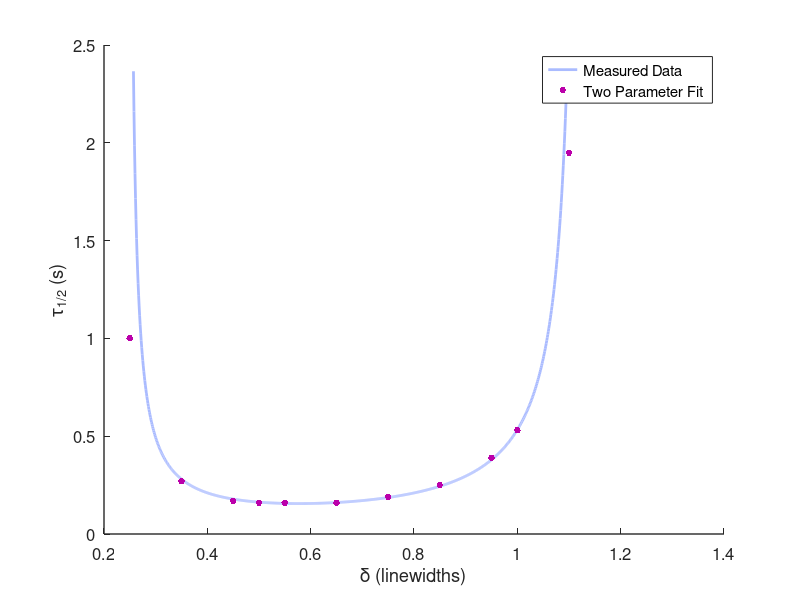

MATLAB code for this plot: (Note: this script raises an error after producing the figure.)
% % calculate something about radiation antidamping (p61 in nic's 2010 nb)
function raddamping()

exportplot = 1;


del = -5:0.001:5;
dPdd = -2.*del./(1+del.^2).^2;

naturalGamma = 0.4384;
tauScale =1/0.03284;

tau = 1 ./ (-dPdd-naturalGamma)/tauScale;

%figure(1)
%plot(del,dPdd)


% cut off

restricted = (tau<2.5) & (tau>0);


convertcolor = @(color) hex2dec(reshape(color,2,3)')'/255;
linecolor = 'aabbff';
dotcolor = 'bb00aa';

% data

delData = [ 0.25 0.35 0.45 0.5 0.55 0.65 0.75 0.85 0.95 1   1.1];

tauData = [ 1    .27  .17  .16 .16  .16  .19  .25  .39  .53 1.95];

figure(2)
set(gcf,'Color','white')
set(gcf,'Units','Pixels','Position',[0 0 600 600])

if exportplot
    set(gcf,'Visible','Off')
end
clf
hold on

plot(del(restricted),tau(restricted),'Color',convertcolor(linecolor),'Linewidth',2)
plot(delData,tauData,'LineStyle','none','Marker','.','MarkerSize',15,'MarkerEdgeColor',convertcolor(dotcolor))

set(gca,'LineWidth',1)
set(gca,'FontSize',12)
%title('Ringup time of OMC instability vs. OMC detuning')
ylabel('\tau_1_/_2 (s)')
xlabel('\delta (linewidths)')
legend('Measured Data','Two Parameter Fit','Location','Best')




if exportplot
    set(gcf,'Visible','Off')
    export_fig('raddamping.pdf','-painters')
end

end

%subplot(2,1,1)
%plot(del(restricted),tau(restricted))

%subplot(2,1,2)
%plot(delData,tauData)
% 
% figure(3)
% plot(del,tau)
% ylim([-10 10])
% xlim([0 1.2])